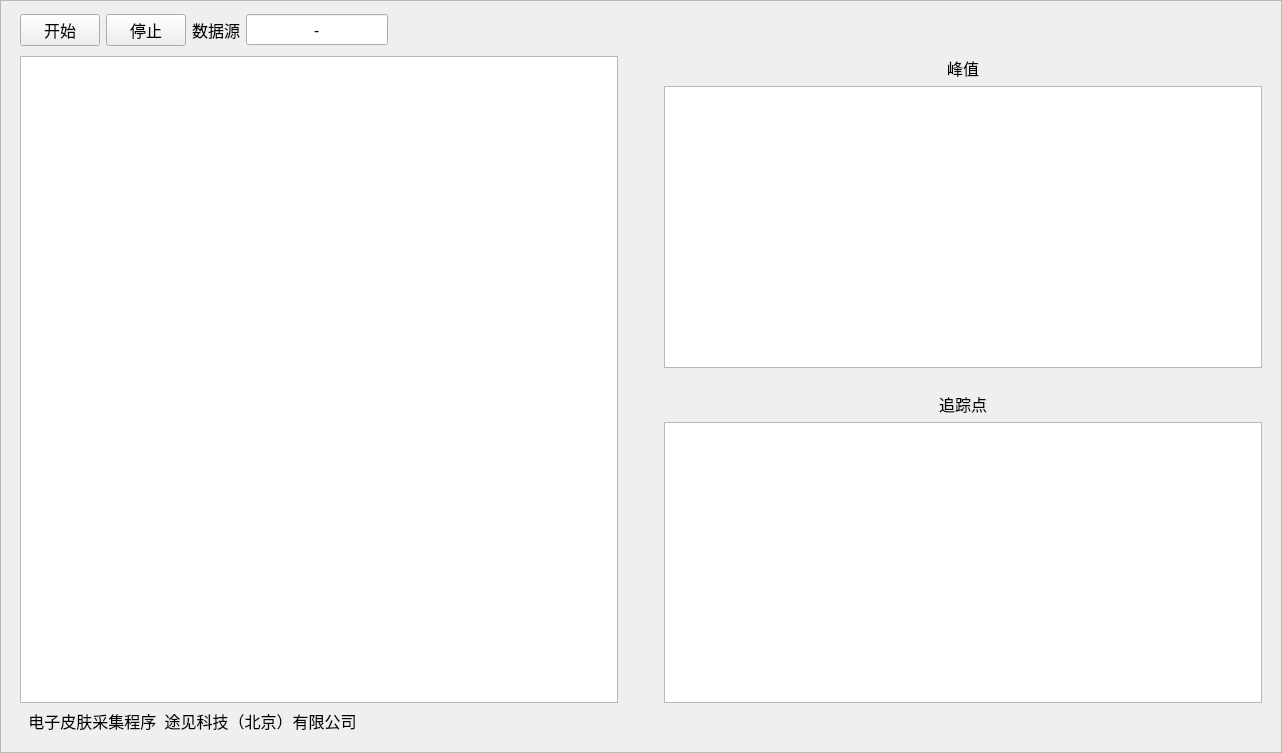
<?xml version="1.0" encoding="UTF-8"?>
<ui version="4.0">
 <class>Form</class>
 <widget class="QWidget" name="Form">
  <property name="geometry">
   <rect>
    <x>0</x>
    <y>0</y>
    <width>1282</width>
    <height>753</height>
   </rect>
  </property>
  <property name="windowTitle">
   <string>Form</string>
  </property>
  <property name="styleSheet">
   <string notr="true">backgroud-color: #202020</string>
  </property>
  <layout class="QGridLayout" name="gridLayout_2">
   <property name="leftMargin">
    <number>0</number>
   </property>
   <property name="topMargin">
    <number>0</number>
   </property>
   <property name="rightMargin">
    <number>0</number>
   </property>
   <property name="bottomMargin">
    <number>0</number>
   </property>
   <item row="0" column="0">
    <widget class="QFrame" name="bg">
     <property name="styleSheet">
      <string notr="true"/>
     </property>
     <property name="frameShape">
      <enum>QFrame::StyledPanel</enum>
     </property>
     <property name="frameShadow">
      <enum>QFrame::Raised</enum>
     </property>
     <layout class="QGridLayout" name="gridLayout">
      <item row="0" column="0">
       <layout class="QHBoxLayout" name="horizontalLayout">
        <item>
         <spacer name="horizontalSpacer_2">
          <property name="orientation">
           <enum>Qt::Horizontal</enum>
          </property>
          <property name="sizeType">
           <enum>QSizePolicy::Fixed</enum>
          </property>
          <property name="sizeHint" stdset="0">
           <size>
            <width>10</width>
            <height>10</height>
           </size>
          </property>
         </spacer>
        </item>
        <item>
         <widget class="QPushButton" name="button_start">
          <property name="font">
           <font>
            <family>微软雅黑</family>
            <pointsize>12</pointsize>
           </font>
          </property>
          <property name="text">
           <string>开始</string>
          </property>
         </widget>
        </item>
        <item>
         <widget class="QPushButton" name="button_stop">
          <property name="font">
           <font>
            <family>微软雅黑</family>
            <pointsize>12</pointsize>
           </font>
          </property>
          <property name="text">
           <string>停止</string>
          </property>
         </widget>
        </item>
        <item>
         <widget class="QLabel" name="label_4">
          <property name="font">
           <font>
            <family>微软雅黑</family>
            <pointsize>12</pointsize>
           </font>
          </property>
          <property name="text">
           <string>数据源</string>
          </property>
         </widget>
        </item>
        <item>
         <widget class="QLineEdit" name="com_port">
          <property name="sizePolicy">
           <sizepolicy hsizetype="Minimum" vsizetype="Fixed">
            <horstretch>0</horstretch>
            <verstretch>0</verstretch>
           </sizepolicy>
          </property>
          <property name="font">
           <font>
            <family>微软雅黑</family>
            <pointsize>12</pointsize>
           </font>
          </property>
          <property name="text">
           <string>-</string>
          </property>
          <property name="frame">
           <bool>true</bool>
          </property>
          <property name="echoMode">
           <enum>QLineEdit::Normal</enum>
          </property>
          <property name="alignment">
           <set>Qt::AlignCenter</set>
          </property>
         </widget>
        </item>
        <item>
         <spacer name="horizontalSpacer_3">
          <property name="orientation">
           <enum>Qt::Horizontal</enum>
          </property>
          <property name="sizeHint" stdset="0">
           <size>
            <width>108</width>
            <height>20</height>
           </size>
          </property>
         </spacer>
        </item>
        <item>
         <widget class="QLabel" name="label_logo">
          <property name="sizePolicy">
           <sizepolicy hsizetype="Fixed" vsizetype="Fixed">
            <horstretch>30</horstretch>
            <verstretch>2</verstretch>
           </sizepolicy>
          </property>
          <property name="minimumSize">
           <size>
            <width>120</width>
            <height>40</height>
           </size>
          </property>
          <property name="styleSheet">
           <string notr="true"/>
          </property>
          <property name="text">
           <string/>
          </property>
         </widget>
        </item>
       </layout>
      </item>
      <item row="0" column="1">
       <spacer name="horizontalSpacer_5">
        <property name="orientation">
         <enum>Qt::Horizontal</enum>
        </property>
        <property name="sizeType">
         <enum>QSizePolicy::Fixed</enum>
        </property>
        <property name="sizeHint" stdset="0">
         <size>
          <width>10</width>
          <height>10</height>
         </size>
        </property>
       </spacer>
      </item>
      <item row="1" column="0">
       <layout class="QHBoxLayout" name="horizontalLayout_2">
        <item>
         <spacer name="horizontalSpacer_4">
          <property name="orientation">
           <enum>Qt::Horizontal</enum>
          </property>
          <property name="sizeType">
           <enum>QSizePolicy::Fixed</enum>
          </property>
          <property name="sizeHint" stdset="0">
           <size>
            <width>10</width>
            <height>10</height>
           </size>
          </property>
         </spacer>
        </item>
        <item>
         <widget class="GraphicsLayoutWidget" name="fig_image">
          <property name="sizePolicy">
           <sizepolicy hsizetype="Expanding" vsizetype="Expanding">
            <horstretch>0</horstretch>
            <verstretch>0</verstretch>
           </sizepolicy>
          </property>
          <property name="font">
           <font>
            <family>SimSun-ExtB</family>
            <pointsize>16</pointsize>
           </font>
          </property>
         </widget>
        </item>
        <item>
         <spacer name="horizontalSpacer">
          <property name="orientation">
           <enum>Qt::Horizontal</enum>
          </property>
          <property name="sizeType">
           <enum>QSizePolicy::Preferred</enum>
          </property>
          <property name="sizeHint" stdset="0">
           <size>
            <width>40</width>
            <height>20</height>
           </size>
          </property>
         </spacer>
        </item>
        <item>
         <layout class="QVBoxLayout" name="verticalLayout">
          <item>
           <widget class="QLabel" name="label_3">
            <property name="font">
             <font>
              <family>微软雅黑</family>
              <pointsize>12</pointsize>
             </font>
            </property>
            <property name="text">
             <string>峰值</string>
            </property>
            <property name="alignment">
             <set>Qt::AlignCenter</set>
            </property>
           </widget>
          </item>
          <item>
           <widget class="GraphicsLayoutWidget" name="fig_1">
            <property name="font">
             <font>
              <family>SimSun-ExtB</family>
              <pointsize>16</pointsize>
             </font>
            </property>
           </widget>
          </item>
          <item>
           <spacer name="verticalSpacer_3">
            <property name="orientation">
             <enum>Qt::Vertical</enum>
            </property>
            <property name="sizeType">
             <enum>QSizePolicy::Preferred</enum>
            </property>
            <property name="sizeHint" stdset="0">
             <size>
              <width>20</width>
              <height>18</height>
             </size>
            </property>
           </spacer>
          </item>
          <item>
           <widget class="QLabel" name="label_2">
            <property name="font">
             <font>
              <family>微软雅黑</family>
              <pointsize>12</pointsize>
             </font>
            </property>
            <property name="text">
             <string>追踪点</string>
            </property>
            <property name="alignment">
             <set>Qt::AlignCenter</set>
            </property>
           </widget>
          </item>
          <item>
           <widget class="GraphicsLayoutWidget" name="fig_2">
            <property name="font">
             <font>
              <family>SimSun-ExtB</family>
              <pointsize>16</pointsize>
             </font>
            </property>
           </widget>
          </item>
         </layout>
        </item>
       </layout>
      </item>
      <item row="2" column="0">
       <layout class="QHBoxLayout" name="horizontalLayout_4">
        <item>
         <spacer name="horizontalSpacer_6">
          <property name="orientation">
           <enum>Qt::Horizontal</enum>
          </property>
          <property name="sizeType">
           <enum>QSizePolicy::Fixed</enum>
          </property>
          <property name="sizeHint" stdset="0">
           <size>
            <width>10</width>
            <height>10</height>
           </size>
          </property>
         </spacer>
        </item>
        <item>
         <widget class="QLabel" name="label_5">
          <property name="font">
           <font>
            <family>微软雅黑</family>
            <pointsize>12</pointsize>
           </font>
          </property>
          <property name="text">
           <string>  电子皮肤采集程序  途见科技（北京）有限公司</string>
          </property>
         </widget>
        </item>
       </layout>
      </item>
      <item row="3" column="0">
       <spacer name="verticalSpacer">
        <property name="orientation">
         <enum>Qt::Vertical</enum>
        </property>
        <property name="sizeType">
         <enum>QSizePolicy::Fixed</enum>
        </property>
        <property name="sizeHint" stdset="0">
         <size>
          <width>10</width>
          <height>10</height>
         </size>
        </property>
       </spacer>
      </item>
     </layout>
    </widget>
   </item>
  </layout>
 </widget>
 <customwidgets>
  <customwidget>
   <class>GraphicsLayoutWidget</class>
   <extends>QGraphicsView</extends>
   <header location="global">pyqtgraph</header>
  </customwidget>
 </customwidgets>
 <resources/>
 <connections/>
</ui>
